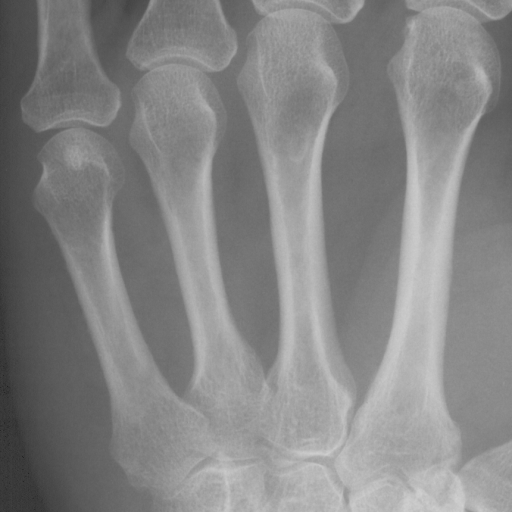
#> input picture exercises/01/metacarpals.png, 512 x 512 px, found by its file name
$ python 01.py   (older library calls are emulated)
#> lines starting #> are read from the running program, lines starting #| are printed output that depends on the picture; after the words box and inside, x2 and y2 are one past the last pixel; in counts of white or black regions, pixels touching at a corner belong together; long printed decimals are rounded
#%% Imports
from skimage import color, io, measure, img_as_ubyte
from skimage.measure import profile_line
from skimage.transform import rescale, resize
import matplotlib.pyplot as plt
import numpy as np
import pydicom as dicom
# %% Exercise 2

# Directory containing data and images
in_dir = "data/"
# X-ray image
im_name = "metacarpals.png"
# Read the image.
# Here the directory and the image name is concatenated
# by "+" to give the full path to the image.
im_org = io.imread(in_dir + im_name)
#> im_org is the input picture: shape (512, 512); min 32, max 208, mean 132.8

# dimensions
print(im_org.shape)
#| (512, 512)

# type
print(im_org.dtype)
#| uint8

# %% Exercise 3

io.imshow(im_org)
plt.title('Metacarpal image')
io.show()

# %% Exercise 4

io.imshow(im_org, cmap="jet")
plt.title('Metacarpal image (with colormap)')
io.show()

# Exercise 5
io.imshow(im_org, vmin=20, vmax=170)
plt.title('Metacarpal image (with gray level scaling)')
io.show()

# %% Exercise 6

io.imshow(im_org, vmin=20, vmax=170)
plt.title('Metacarpal image (with gray level scaling)')
io.show()

# %% Exercise 7

plt.hist(im_org.ravel(), bins=256)
plt.title('Image histogram')
io.show()
#> figure, not shown here; tallest bar 5848 high, from x = 112.4 to 113.1

h = plt.hist(im_org.ravel(), bins=256)

bin_no = 100
count = h[0][bin_no]
#> count = 1147
print(f"There are {count} pixel values in bin {bin_no}")
#| There are 1147.0 pixel values in bin 100

bin_left = h[1][bin_no]
#> bin_left = 100.8
bin_right = h[1][bin_no + 1]
#> bin_right = 101.4
print(f"Bin edges: {bin_left} to {bin_right}")
#| Bin edges: 100.75 to 101.4375

y, x, _ = plt.hist(im_org.ravel(), bins=256)
#> y = 256 values, max 5848 at index 117, min 0 at index 1, mean 1024; x = 257 values from 32 to 208

# %% Exercise 8

hmaxy = max(y)
#> hmaxy = 5848
hmaxx = max(x)
#> hmaxx = 208
print(f"max y: {hmaxy}, max x: {hmaxx}")
#| max y: 5848.0, max x: 208.0

# Pixel values and image coordinate systems

# %% Exercise 9

# Get pixel value at specific point
r = 110
c = 90
im_val = im_org[r, c]
#> im_val = 120
print(f"The pixel value at (r,c) = ({r}, {c}) is: {im_val}")
#| The pixel value at (r,c) = (110, 90) is: 120

# %% Exercise 10
im_org[:30] = 0
#> im_org: shape (512, 512); 5.86% of pixels changed, all inside (x1, y1, x2, y2) = (0, 0, 512, 30)
io.imshow(im_org)
io.show()
# Set the first 30 colums to pixel value 0

# %% Exercise 11

# convert true false array to 0 and 1 array
def convert_to_binary(image):
    binary_image = img_as_ubyte(image)
    return binary_image

mask = im_org > 150
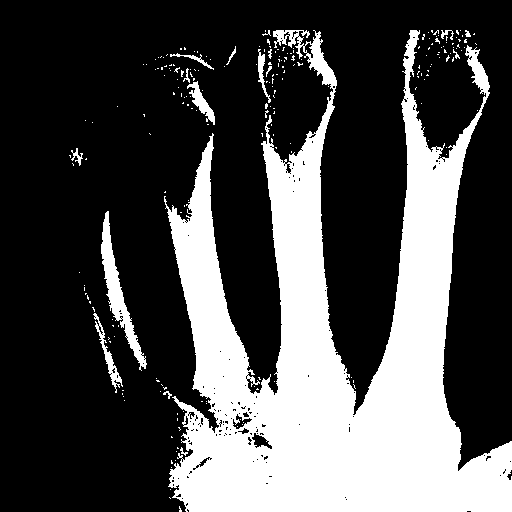
#> mask: shape (512, 512) bool; 29.9% white; 220 white regions (204 under 20 px), largest, box (x1, y1, x2, y2) and area: (164, 30, 512, 512) 74409, (101, 211, 147, 371) 1687, (93, 313, 123, 393) 423
io.imshow(convert_to_binary(mask))
io.show()

im_org[mask] = 255
io.imshow(im_org)
io.show()

# Color images

# %% Exercise 12

# X-ray image
im_name = "ardeche.jpg"
# Read the image.
# Here the directory and the image name is concatenated
# by "+" to give the full path to the image.
im_org = io.imread(in_dir + im_name)
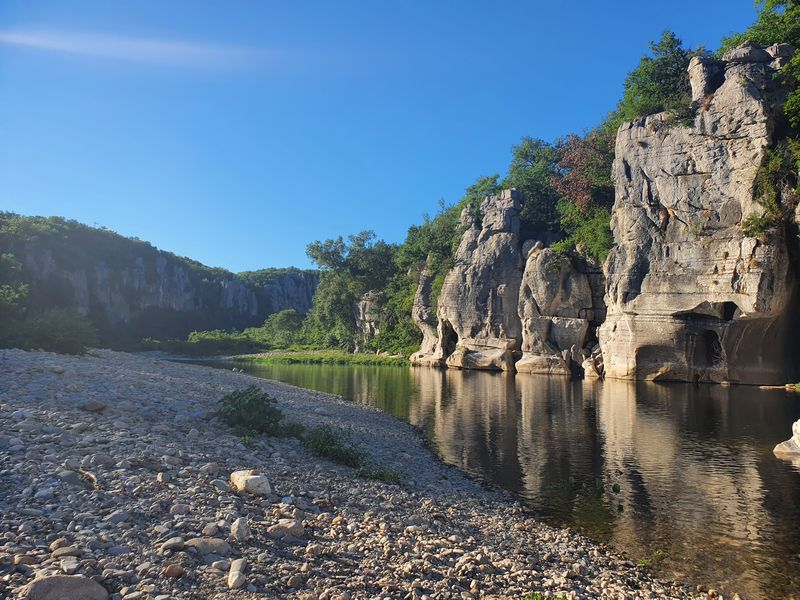
#> input picture exercises/01/data/ardeche.jpg, 800 x 600 px
#> im_org is the input picture: shape (600, 800, 3); mean R, G, B 94.1, 113.1, 129.5

# dimensions
print(im_org.shape)
#| (600, 800, 3)

print(im_org.dtype)
#| uint8

# Number of rows
rows = im_org.shape[0]
#> rows = 600
# Number of columns
columns = im_org.shape[1]
#> columns = 800

print(f"Rows: {rows}, Columns: {columns}")
#| Rows: 600, Columns: 800

# %% Exercise 13

r = 110
c = 90
im_org[r, c] = [255, 0, 0]
#> im_org: shape (600, 800, 3); under 0.01% of pixels changed, all inside (x1, y1, x2, y2) = (90, 110, 91, 111)

io.imshow(im_org)
plt.title('Ardeche image')
io.show()

r_2 = rows // 2
#> r_2 = 300

io.imshow(im_org)
plt.title('Metacarpal image Green')
io.show()

im_org[:r_2] = [0, 255, 0]
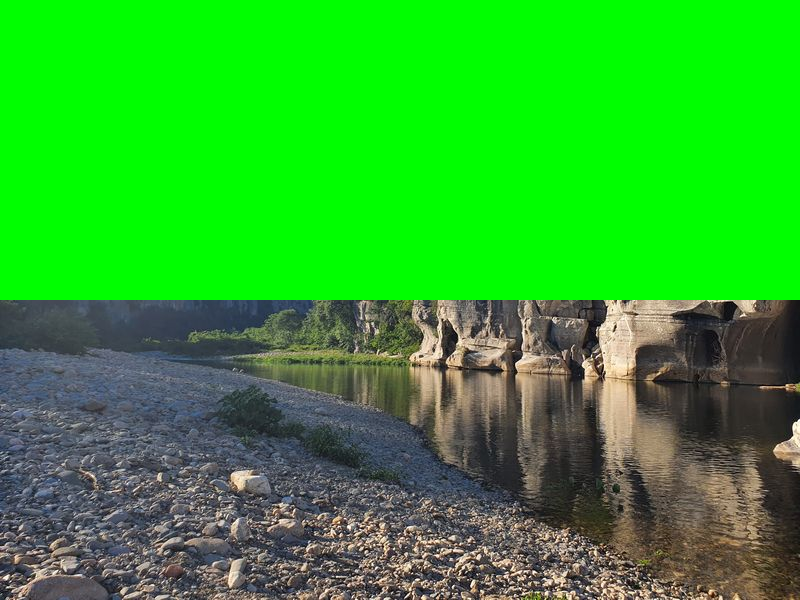
#> im_org: shape (600, 800, 3); mean R, G, B 45.9, 172.2, 42.6
io.imshow(im_org)
plt.title('Metacarpal image Green')
io.show()

# Working with your own image
# %% Exercise 14

im_name = "EdS.jpg"
im_org = io.imread(in_dir + im_name)
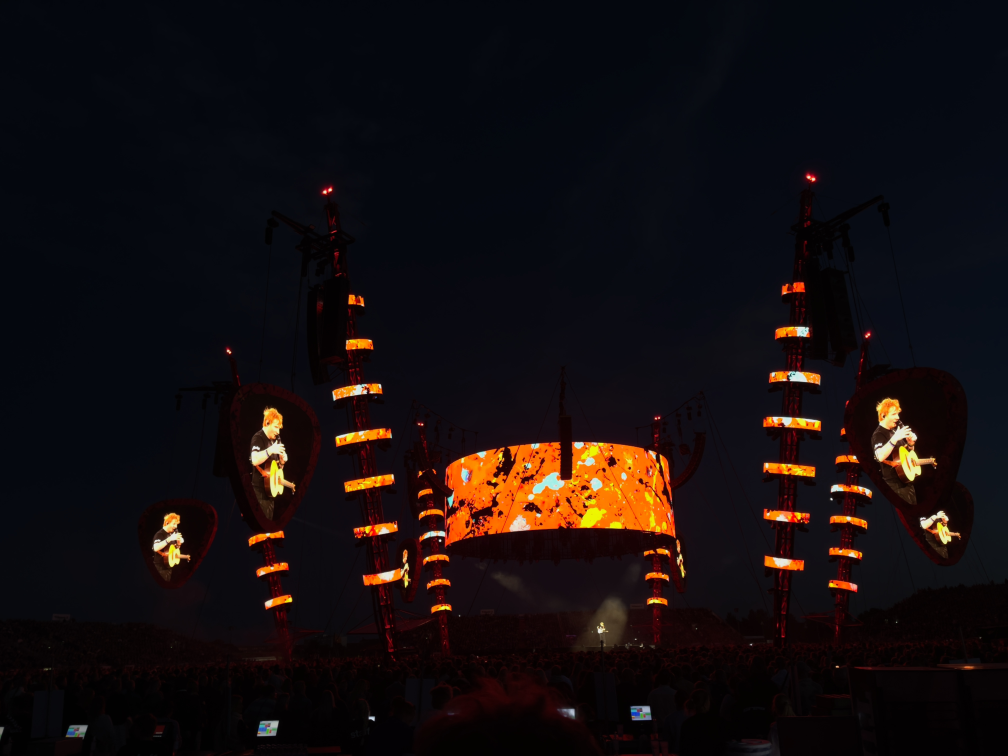
#> input picture exercises/01/data/EdS.jpg, 4032 x 3024 px (shown at 1/4 size)
#> im_org is the input picture: shape (3024, 4032, 3); mean R, G, B 20.2, 13.6, 14.7
image_rescaled = rescale(im_org, 0.25, anti_aliasing=True, multichannel=True)

# dimensions
print(im_org.shape)
#| (3024, 4032, 3)

print(im_org.dtype)
#| uint8

# Number of rows
rows = im_org.shape[0]
#> rows = 3024
# Number of columns
columns = im_org.shape[1]
#> columns = 4032

io.imshow(im_org)
plt.title('Ed S')
io.show()

image_resized = resize(im_org, (im_org.shape[0] // 4, im_org.shape[1] // 6), anti_aliasing=True)
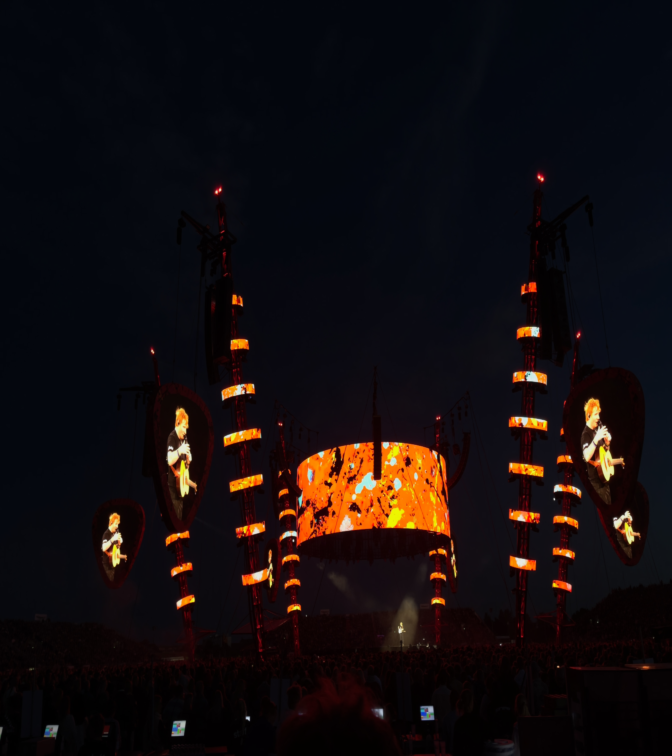
#> image_resized: shape (756, 672, 3) float64; mean R, G, B 0.0793, 0.0532, 0.0577

# Number of rows
rows_resized = image_resized.shape[0]
#> rows_resized = 756
# Number of columns
columns_resized = image_resized.shape[1]
#> columns_resized = 672

print(f"Rows: {rows_resized}, Columns: {columns_resized}")
#| Rows: 756, Columns: 672

io.imshow(im_org)
plt.title('Ed S')
io.show()


# %% Exercise 15
def resize_image(image):
    new_image = resize(image, (image.shape[0] // 4, 400), anti_aliasing=True)
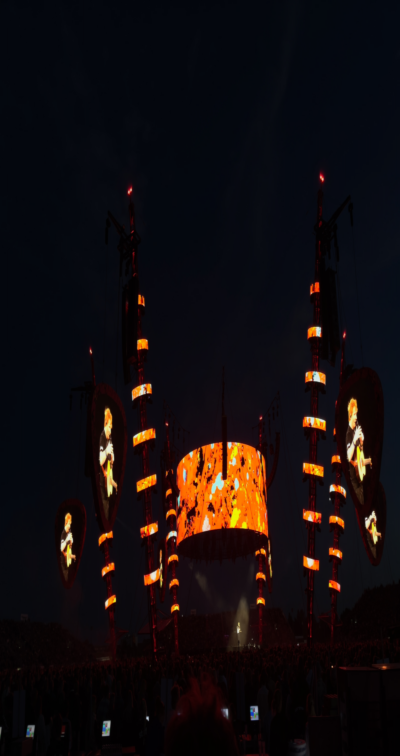
#> new_image: shape (756, 400, 3) float64; mean R, G, B 0.0793, 0.0532, 0.0577
    # Number of rows
    rows_2 = new_image.shape[0]
#> rows_2 = 756
    # Number of columns
    cols = new_image.shape[1]
#> cols = 400
    print(f"Rows: {rows_2}, Columns: {cols}")
#| Rows: 756, Columns: 400
    return new_image


new_img = resize_image(im_org)

# %% Exercise 16
im_gray = color.rgb2gray(im_org)
io.imshow(im_gray)
plt.title('Ed S Gray')
io.show()

im_byte = img_as_ubyte(im_gray)
io.imshow(im_byte)
plt.title('Ed S Gray')
io.show()

# %% Exercise 17

plt.hist(im_org.ravel(), bins=256)
plt.title('Image histogram')
io.show()
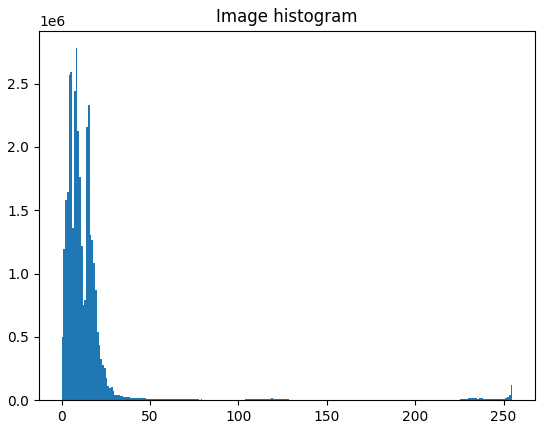
#> figure drawn by matplotlib, 1 panel; tallest bar 2778928 high, from x = 7.97 to 8.96

h = plt.hist(im_org.ravel(), bins=256)

bin_no = 100
count = h[0][bin_no]
#> count = 5431
print(f"There are {count} pixel values in bin {bin_no}")
#| There are 5431.0 pixel values in bin 100

bin_left = h[1][bin_no]
#> bin_left = 99.61
bin_right = h[1][bin_no + 1]
#> bin_right = 100.6
print(f"Bin edges: {bin_left} to {bin_right}")
#| Bin edges: 99.609 to 100.605

y, x, _ = plt.hist(im_org.ravel(), bins=256)
#> y = 256 values, max 2778928 at index 8, min 2339 at index 173, mean 142884; x = 257 values from 0 to 255

# Color channels
# todo NOT WORKING
# %% Exercise 19

im_name = "DTUSign1.jpg"
#> (the run stopped early here; a loop or call above may not have finished)
